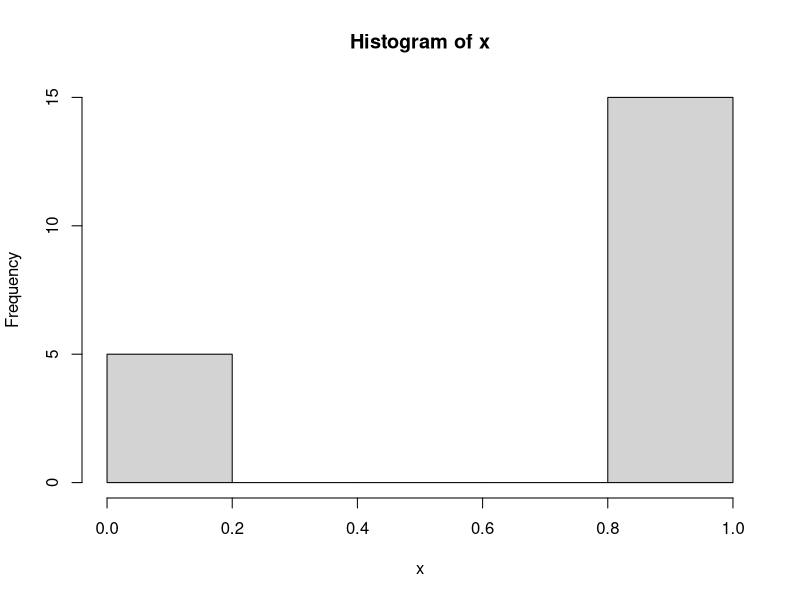

R code for this plot: (Note: this script raises an error after producing the figure.)
## ---- chunk 1
x <- rbinom(20, 1, .8)

hist(x)

## ---- chunk 2
knitr::include_graphics("img/ScopeOfInferenceTable.png")
## ---- chunk 3
library(tidyverse)

tb <- tibble(x = seq(-4, 4, length.out = 1000)) %>% 
  mutate(y = dnorm(x))

aoc <- tb %>% filter(x < -1)

## ---- chunk 4
tb %>% 
  ggplot(aes(x = x, y = y)) + geom_line() +
  theme_bw() +
  geom_point(data = tibble(x = -1, y = dnorm(-1)), size = 3, color = "red") 

dnorm(-1)
## ---- chunk 5
tb %>% 
  ggplot(aes(x = x, y = y)) + geom_line() +
  theme_bw() +
  geom_area(data = aoc) 
## ---- chunk 6

pnorm(-1)

## ---- chunk 7

aoc <- tb %>% filter(x < qnorm(.025))

tb %>% 
  ggplot(aes(x = x, y = y)) + geom_line() +
  theme_bw() +
  geom_area(data = aoc, fill = "gray") + 
  geom_point(data = tibble(x = qnorm(.025), y = 0), size = 3, color = "red") 
## ---- chunk 8
qnorm(0.025)
